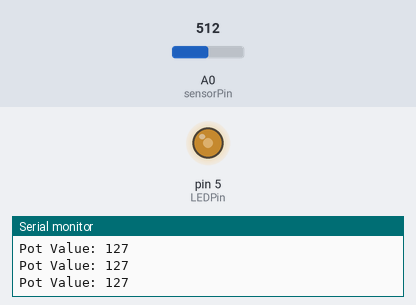
Recording of a sketch running on a simulated Arduino Uno, built with avr-gcc and run on an emulated ATmega328P. Shown: output pins drawn as LEDs (lit = HIGH), the last lines printed to the serial monitor. Inputs (shaded band) come from the test bench; at power-on: A0 (sensorPin) = 512.

Above: at 1.2 s.
1.3 s: A0 (sensorPin) set to 716
At 1.9 s:
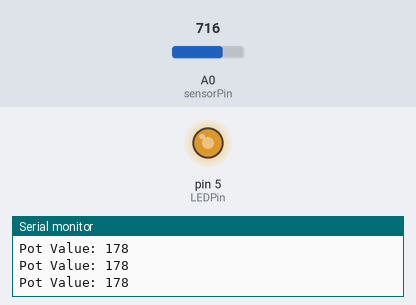
2.9 s: A0 (sensorPin) set to 900
At 3.3 s:
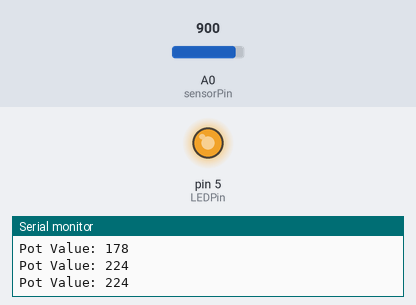
4.5 s: A0 (sensorPin) set to 122
At 5.8 s:
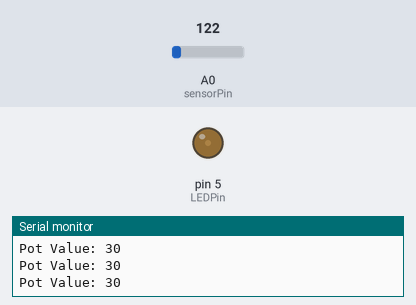
6.1 s: A0 (sensorPin) set to 0
At 7.1 s:
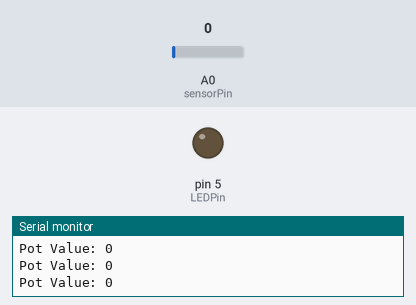
7.7 s: A0 (sensorPin) set to 511
At 8.5 s:
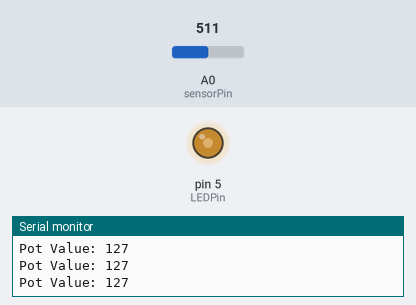
Timing chart, 0 to 10.3 s (numbered marks = the images above; inputs shaded):
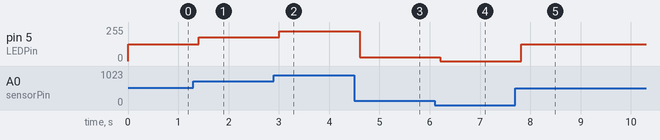

The sketch:

LED_Brightness_Controller.ino
```cpp
int LEDPin = 5;
int sensorPin = A0;

void setup() {
  // put your setup code here, to run once:
  pinMode(LEDPin, OUTPUT);
  pinMode(sensorPin, INPUT);

  Serial.begin(115200);
}

void loop() {
  // put your main code here, to run repeatedly:
  int potValue = analogRead(sensorPin);
  int LEDBrightness = map(potValue, 0, 1023, 0, 255);
  analogWrite(LEDPin, LEDBrightness);

  Serial.print("\nPot Value: ");
  Serial.print(LEDBrightness);
  delay(200);

}
```

Measured:
- after the input at 1.3 s, pin 5 (LEDPin): 127/255 → 178/255 after 0.10 s
- after the input at 2.9 s, pin 5 (LEDPin): 178/255 → 224/255 after 0.11 s
- after the input at 4.5 s, pin 5 (LEDPin): 224/255 → 30/255 after 0.11 s
- after the input at 6.1 s, pin 5 (LEDPin): 30/255 → 0/255 after 0.11 s
- after the input at 7.7 s, pin 5 (LEDPin): 0/255 → 127/255 after 0.12 s
